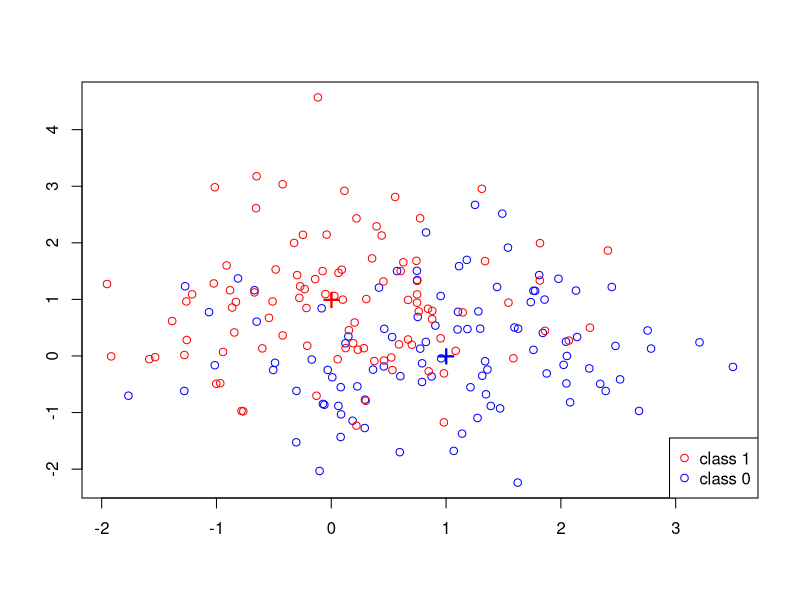
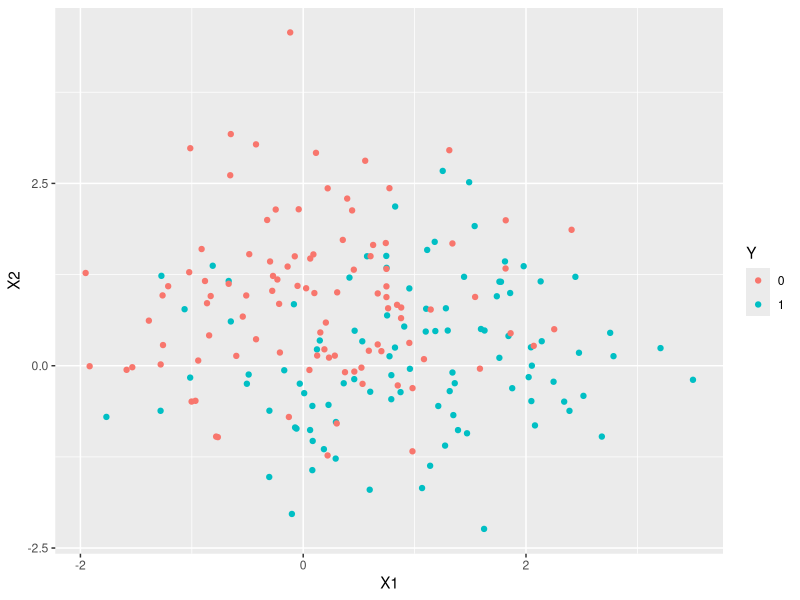
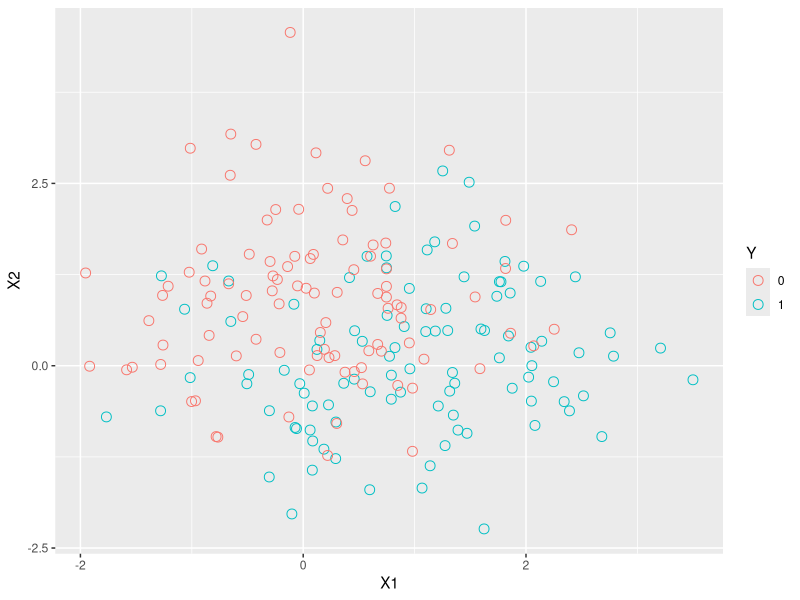
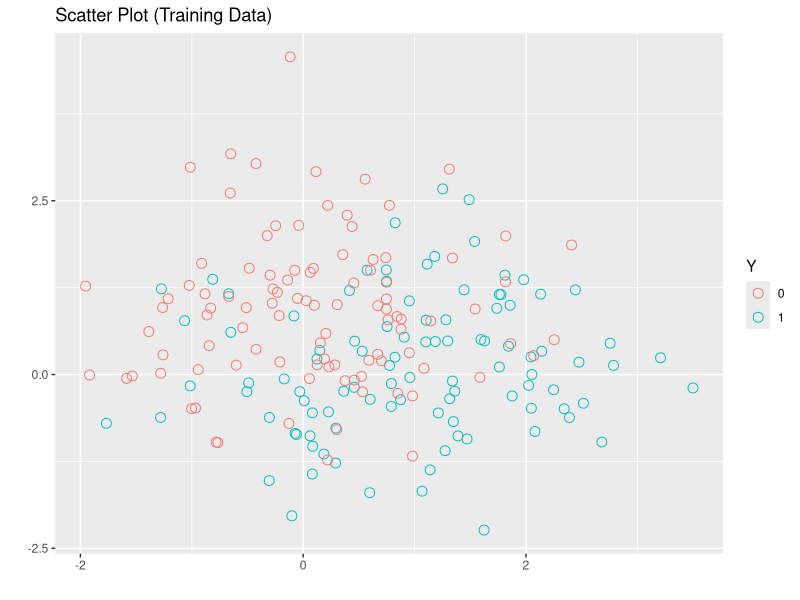
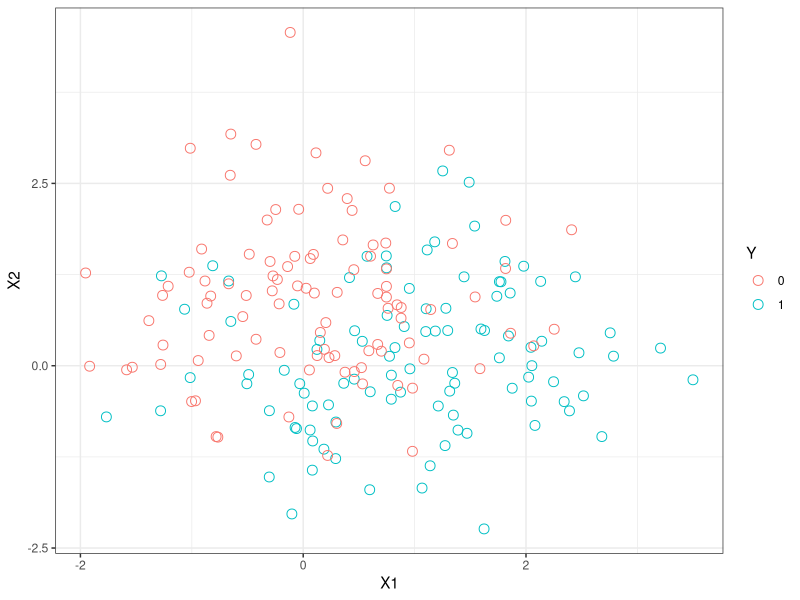
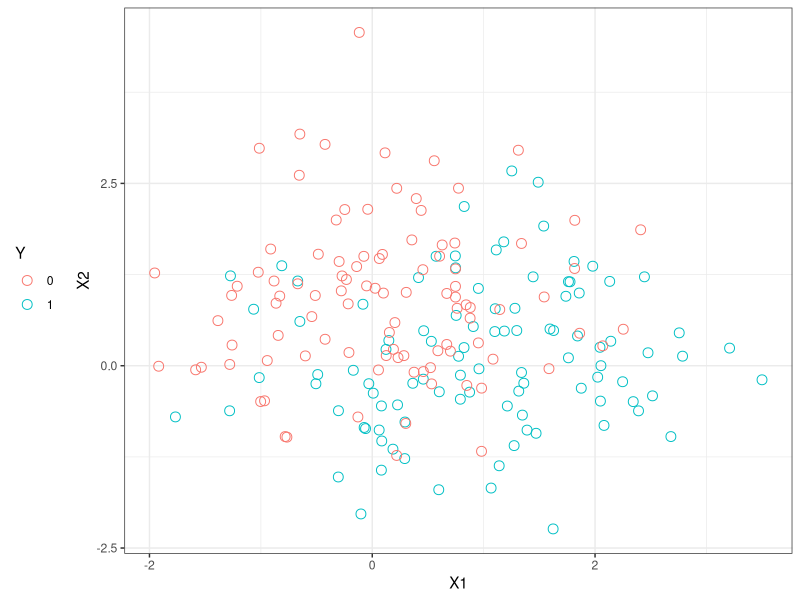
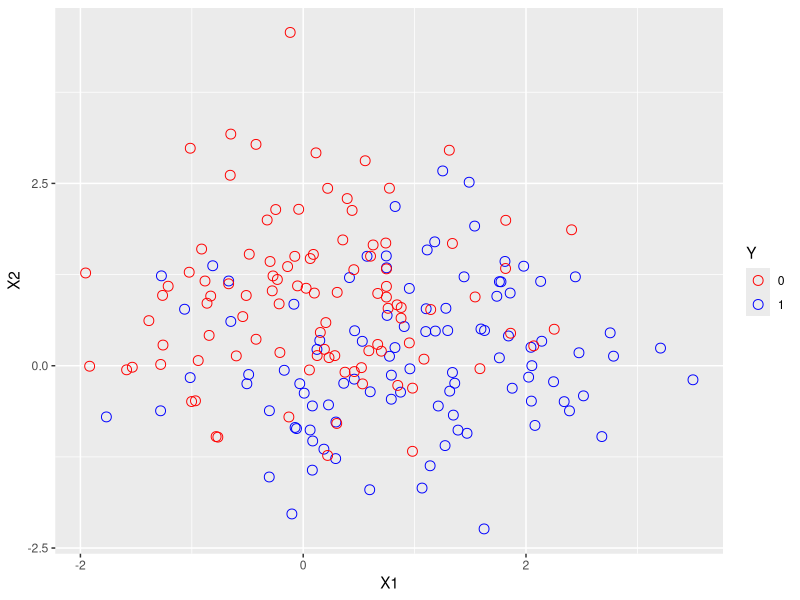
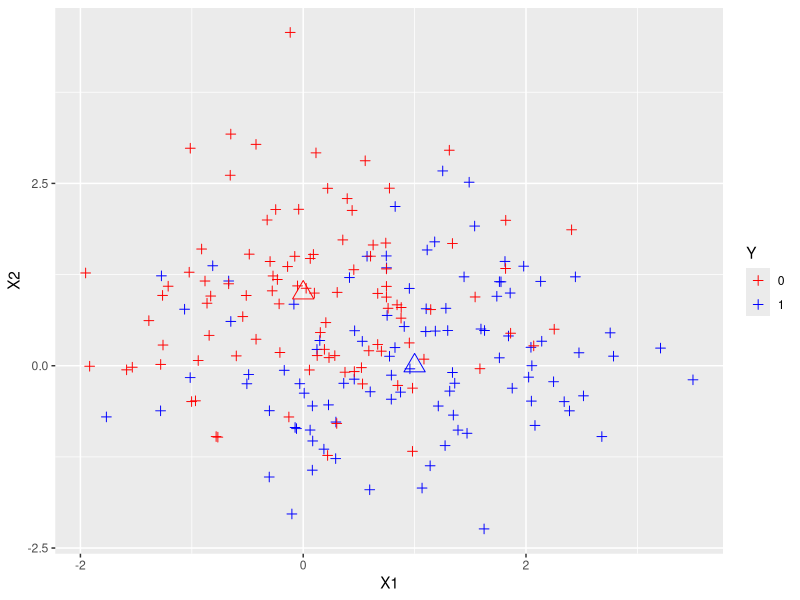

These charts were generated, in order, by the following R code:
## ---- chunk 1
p = 2; 		
s = 1; 		# sd for generating the centers				 
m1 = c (1,0);
m0 = c(0,1);
## ---- chunk 2
n = 100;  # generate the train data; n for each class
traindata = matrix(rnorm(2*n*p), 2*n, p)*s + 
  rbind(matrix(rep(m1, n), nrow = n, byrow=TRUE),
        matrix(rep(m0, n), nrow = n, byrow=TRUE))

dim(traindata)
Ytrain = factor(c(rep(1,n), rep(0,n)))
## ---- chunk 3
N = 5000; 
testdata = matrix(rnorm(2*N*p), 2*N, p)*s + 
  rbind(matrix(rep(m1, N), nrow = N, byrow=TRUE), 
        matrix(rep(m0, N), nrow = N, byrow=TRUE))
Ytest = factor(c(rep(1,N), rep(0,N)))
## ---- chunk 4
plot(traindata[,1], traindata[,2], type="n", xlab="", ylab="")

# add points from class 1
points(traindata[1:n,1], traindata[1:n,2], col="blue");                
# add points from class 0
points(traindata[(n+1):(2*n),1], traindata[(n+1):(2*n),2], 
       col="red"); 

# add the 10 centers for class 1
points(m1[1], m1[2], pch = "+", cex = 2, col = "blue");    
# add the 10 centers for class 0
points(m0[1], m0[2], pch = "+", cex = 2, col = "red");   

legend("bottomright", pch = c(1,1), col = c("red", "blue"), 
       legend = c("class 1", "class 0"))
## ---- chunk 5
library(ggplot2)

## ggplot only accepts dataframe
mytraindata = data.frame(X1 = traindata[,1], 
                         X2 = traindata[,2], 
                         Y = Ytrain)

## plot the data and color by the Y label
qplot(X1, X2, data = mytraindata, colour = Y)

## change the shape and size of the points
qplot(X1, X2, data = mytraindata, colour = Y, 
      shape = I(1), size = I(3))

## change x,y labels and add titles
qplot(X1, X2, data = mytraindata, colour = Y, 
      shape = I(1), size = I(3),
      main = "Scatter Plot (Training Data)", 
      xlab="", ylab="")

## want to remove the gray background? Change theme
qplot(X1, X2, data = mytraindata, colour = Y, 
      shape = I(1), size = I(3)) + theme_bw()

## more theme options
## A single command would be a little lengthy. We can save 
## the output of qplot into an object "myplot"

myplot = qplot(X1, X2, data = mytraindata, colour = Y,
               shape = I(1), size = I(3))
myplot = myplot + theme_bw();
myplot + theme(legend.position="left")
?theme

## How to adding the two centers on 
## existing plot, we need to use the command "ggplot"
?ggplot
myplot = ggplot(mytraindata, aes(X1, X2))

## use user-specified color
myplot + geom_point(aes(color = Y), shape = 1, size = 3) + scale_color_manual(values = c("red", "blue"))

## add the two centers; 
## change shape and size;
## use user-sepecified color
myplot = ggplot(mytraindata,aes(X1, X2)) +
  geom_point(aes(colour = Y), shape = 3, size = 2) + 
  scale_color_manual(values = c("red", "blue"))   

myplot + 
  geom_point(data = data.frame(X1 = m1[1], X2 = m1[2]), 
             aes(X1, X2), colour = "blue", shape = 2, size = 5) +
  geom_point(data = data.frame(X1 = m0[1], X2 = m0[2]), 
             aes(X1, X2), colour = "red", shape = 2, size = 5)
## ---- chunk 6
library(class) 

## Choice of the neighhood size. 
## Here I just use the values from the textbook
myk = c(151, 101, 69, 45, 31, 21, 11, 7, 5, 3, 1)
m = length(myk);

train.err.knn = rep(0,m);
test.err.knn = rep(0, m);

for( j in 1:m){
  Ytrain.pred = knn(traindata, traindata, Ytrain, k = myk[j])
  train.err.knn[j] = sum(Ytrain != Ytrain.pred)/(2*n)
  Ytest.pred = knn(traindata, testdata, Ytrain,k = myk[j])
  test.err.knn[j] = sum(Ytest != Ytest.pred)/(2*N)
}
## ---- chunk 7
RegModel = lm(as.numeric(Ytrain) - 1 ~ traindata)
Ytrain_pred_LS = as.numeric(RegModel$fitted > 0.5)
Ytest_pred_LS = RegModel$coef[1] + RegModel$coef[2] * testdata[,1] + 
  RegModel$coef[3] * testdata[,2]
Ytest_pred_LS = as.numeric(Ytest_pred_LS > 0.5)

## cross tab for training data and training error
table(Ytrain, Ytrain_pred_LS);   
train.err.LS = sum(Ytrain !=  Ytrain_pred_LS) / (2*n);  

## cross tab for test data and test error
table(Ytest, Ytest_pred_LS);     
test.err.LS = sum(Ytest !=  Ytest_pred_LS) / (2*N);  
## ---- chunk 8
Ytest_pred_Bayes = as.numeric(2*testdata %*% matrix(m1-m0, nrow=2) > (sum(m1^2)-sum(m0^2)));

test.err.Bayes = sum(Ytest !=  Ytest_pred_Bayes) / (2*N)
## ---- chunk 9
plot(c(0.5,m), range(test.err.LS, train.err.LS, test.err.knn, train.err.knn),
     type="n", xlab="Degree of Freedom", ylab="Error", xaxt="n")

df = round((2*n)/myk)
axis(1, at = 1:m, labels = df)
axis(3, at = 1:m, labels = myk)

points(1:m, test.err.knn, col="red", pch=1);
lines(1:m, test.err.knn, col="red", lty=1);
points(1:m, train.err.knn, col="blue", pch=1);
lines(1:m, train.err.knn, col="blue", lty=2);

points(3, train.err.LS, pch=2, cex=2, col="blue")
points(3, test.err.LS, pch=2, cex=2, col="red")

abline(test.err.Bayes, 0, col="purple")
## ---- chunk 10
csize = 10;       # number of centers
p = 2; 		
s = 1; 		# sd for generating the centers within each class 					 
m1 = matrix(rnorm(csize*p), csize, p)*s + cbind( rep(1,csize), rep(0,csize));
m0 = matrix(rnorm(csize*p), csize, p)*s + cbind( rep(0,csize), rep(1,csize));
## ---- chunk 11
n=100;  
# Randomly allocate the n samples for class 1  to the 10 clusters
id1 = sample(1:csize, n, replace = TRUE);
# Randomly allocate the n samples for class 1 to the 10 clusters
id0 = sample(1:csize, n, replace = TRUE);  

s= sqrt(1/5); 								# sd for generating x. 

traindata = matrix(rnorm(2*n*p), 2*n, p)*s + rbind(m1[id1,], m0[id0,])
Ytrain = factor(c(rep(1,n), rep(0,n)))
## ---- chunk 12
N = 5000;  
id1 = sample(1:csize, N, replace=TRUE);
id0 = sample(1:csize, N, replace=TRUE); 
testdata = matrix(rnorm(2*N*p), 2*N, p)*s + 
  rbind(m1[id1,], m0[id0,])
Ytest = factor(c(rep(1,N), rep(0,N)))
## ---- chunk 13
plot(traindata[, 1], traindata[, 2], type = "n", xlab = "", ylab = "")

points(traindata[1:n, 1], traindata[1:n, 2], col = "blue");
points(traindata[(n+1):(2*n), 1], traindata[(n+1):(2*n), 2], col="red"); 

points(m1[1:csize, 1], m1[1:csize, 2], pch="+", cex=1.5, col="blue");    
points(m0[1:csize, 1], m0[1:csize, 2], pch="+", cex=1.5, col="red");   

legend("bottomleft", pch = c(1,1), col = c("red", "blue"), 
       legend = c("class 1", "class 0"))
## ---- chunk 14
mixnorm=function(x){
  ## return the density ratio for a point x, where each 
  ## density is a mixture of normal with 10 components
  sum(exp(-apply((t(m1)-x)^2, 2, sum)*5/2))/sum(exp(-apply((t(m0)-x)^2, 2, sum)*5/2))
}

Ytest_pred_Bayes = apply(testdata, 1, mixnorm)
Ytest_pred_Bayes = as.numeric(Ytest_pred_Bayes > 1);
table(Ytest, Ytest_pred_Bayes); 
test.err.Bayes = sum(Ytest !=  Ytest_pred_Bayes) / (2*N)
